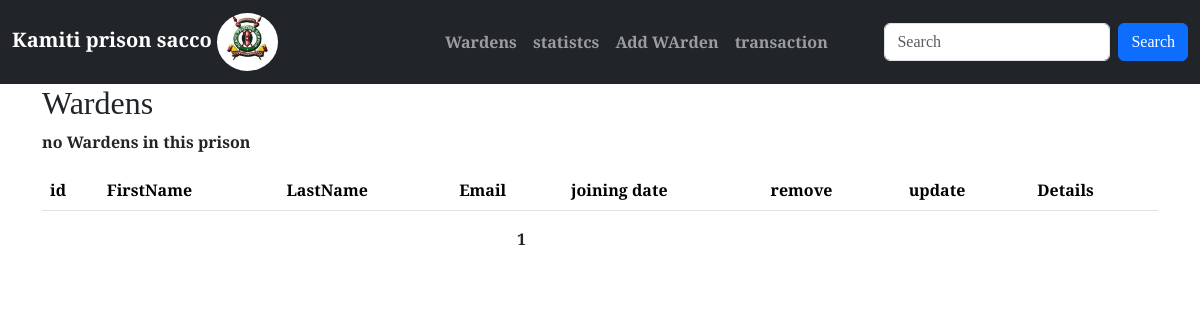
The app's page /, older data.
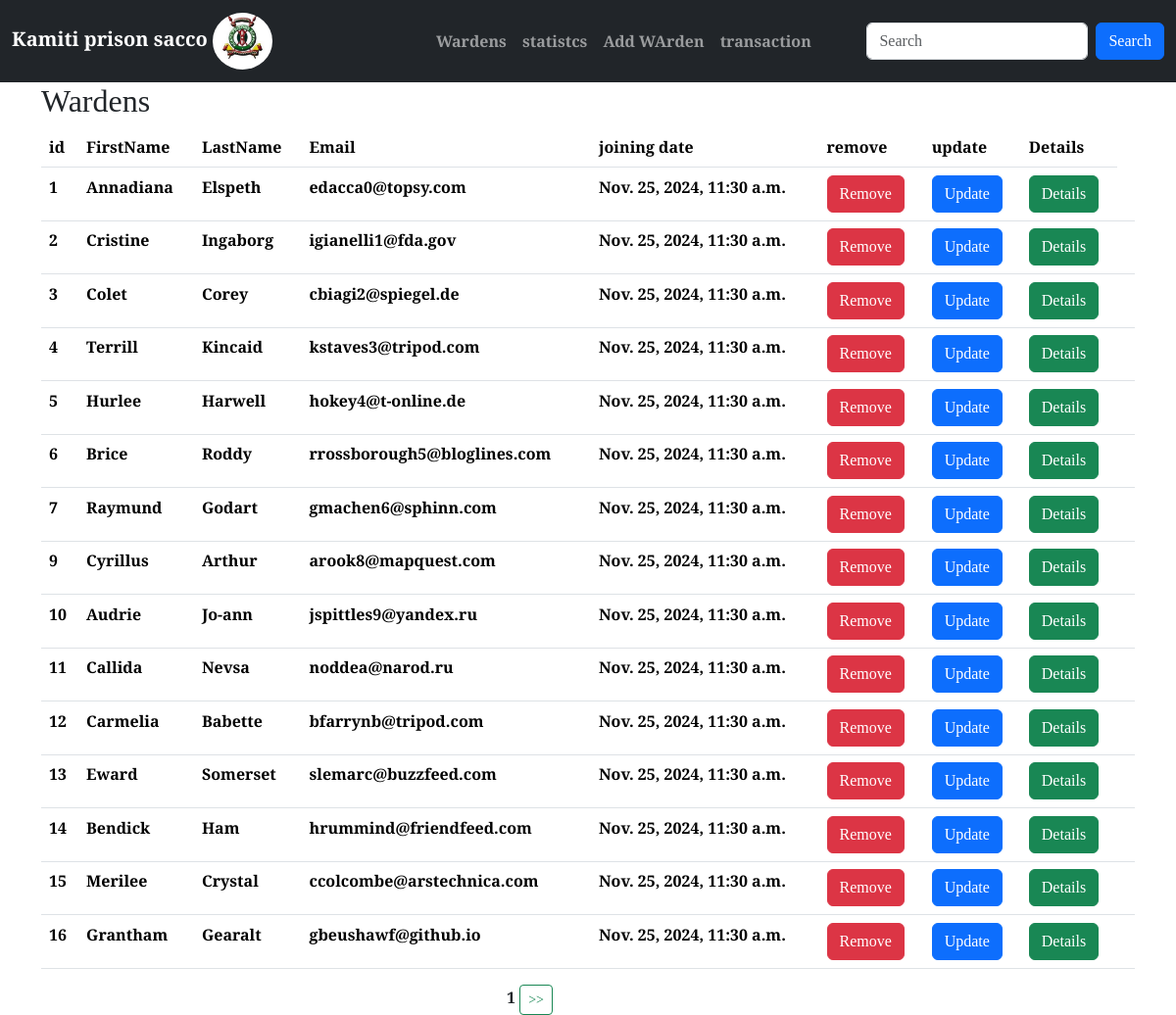
The same page, newer data.
### prison/models.py (models this page shows, shortened)
class Warden(models.Model):
    FirstName = models.CharField(max_length=30)
    LastName = models.CharField(max_length=30)
    Email = models.EmailField(unique=True)
    Age = models.PositiveSmallIntegerField(default=0)
    Gender = models.CharField(max_length=10)
    Weight = models.PositiveIntegerField(default=0)
    ServiceNumber = models.PositiveIntegerField(default=0)
    created_at = models.DateTimeField(auto_now_add=True)
    updated_at = models.DateTimeField(auto_now=True)
    class Meta:
        db_table = 'Wardens'

### prison/views.py (the view)
# urls.py: path('',views.Wardens,name='Wardens'),
def Wardens(request):
    data = Warden.objects.all()
    data = Warden.objects.all().order_by('id').values()  # ORM select * from customers
    paginator = Paginator(data, 15)
    page = request.GET.get('page', 1)
    try:
        paginated_data = paginator.page(page)
    except  EmptyPage:
        paginated_data = paginator.page(1)
    return render(request, "Wardens.html", {"data": paginated_data})

### templates/Wardens.html (shortened to what this page needs)
{% extends 'Master.html' %}
{% block content %}
<div class="container">
<h2>Wardens</h2>
<table class="table">
    <tr>
    <th>id</th>
    <th>FirstName</th>
    <th>LastName</th>
    <th>Email</th>
    <th>joining date</th>
        <th>remove</th>
        <th>update</th>
        <th>Details</th>
    </tr>
   {% for warden in data.object_list %}
  	<tr>
      <tr>
                  <td>{{ warden.id }}</td>
                  <td>{{ warden.FirstName }}</td>
                  <td>{{ warden.LastName }}</td>
                  <td>{{ warden.Email }}</td>
                  <td>{{ warden.created_at }}</td>
         <td>
             <a class="btn btn-danger" href="{% url 'DeleteWarden' warden.id %}">Remove</a>
         </td>
          <td>
              <a class="btn btn-primary" href="{% url 'UpdateWarden' warden.id %}">Update</a>
          </td>
          <td>
             <a class="btn btn-success" href="{% url 'WardenDetails' warden.id %}">Details</a>
          </td>
          <td>
          </td>
              </tr>
  {% empty %}
  	<p>no Wardens  in this prison</p>
  {% endfor %}
</table>
  <div class="row justify-content-center">
            <div class="col-sm-2">
                <span class="mx-auto">{{ data.number }}</span>
                {% if data.has_next %}
                    <a class="btn btn-outline-success btn-sm" href="?page={{ data.next_page_number }}"> >> </a>
                {% endif %}
            </div>
        </div>
</div>
{% endblock %}

### templates/Master.html (shortened to what this page needs)
{% load static %}
<!DOCTYPE html>
<html lang="en">
<head>
    <link href="https://cdn.jsdelivr.net/npm/bootstrap@5.3.3/dist/css/bootstrap.min.css" rel="stylesheet">
<link rel="stylesheet" href="{% static 'css/my_style.css' %}">
</head>
<body>
 <nav class="navbar navbar-expand-sm navbar-dark bg-dark">
  <div class="container-fluid">
    <a class="navbar-brand" href="">Kamiti prison sacco
        <img class="rounded-circle logos" src="{% static 'images/kamiti.jpeg' %}" >
    </a>
    <div class="collapse navbar-collapse" id="mynavbar">
      <ul class="navbar-nav me-auto">
        <li class="nav-item">
          <a class="nav-link" href="{% url 'Wardens' %}">Wardens</a>
        </li>
        <li class="nav-item">
          <a class="nav-link" href="">statistcs</a>
        </li>
           <li class="nav-item">
          <a class="nav-link" href="{% url 'AddWarden' %}">Add WArden</a>
        </li>
        <li class="nav-item">
          <a class="nav-link" href="">transaction</a>
        </li>
      </ul>
      <form class="d-flex" method="get">
        <input class="form-control me-2" type="text" name="search" placeholder="Search">
        <button class="btn btn-primary" type="submit">Search</button>
      </form>
    </div>
  </div>
</nav>
{% block content %}
 {% endblock %}
</body>
</html>

### prison/static/css/my_style.css (style rules this page uses)
body { font-family: "Tinos", serif; font-weight: 700; font-style: normal; }
.logos { width: 15%; height: 15%; }

Row changes from the older to the newer data that the page shows:
added Warden: id "1", FirstName "Annadiana", LastName "Elspeth", Email "edacca0@topsy.com", created_at "Nov. 25, 2024, 11:30 a.m."
added Warden: id "2", FirstName "Cristine", LastName "Ingaborg", Email "igianelli1@fda.gov", created_at "Nov. 25, 2024, 11:30 a.m."
added Warden: id "3", FirstName "Colet", LastName "Corey", Email "cbiagi2@spiegel.de", created_at "Nov. 25, 2024, 11:30 a.m."
added Warden: id "4", FirstName "Terrill", LastName "Kincaid", Email "kstaves3@tripod.com", created_at "Nov. 25, 2024, 11:30 a.m."
added Warden: id "5", FirstName "Hurlee", LastName "Harwell", Email "hokey4@t-online.de", created_at "Nov. 25, 2024, 11:30 a.m."
added Warden: id "6", FirstName "Brice", LastName "Roddy", Email "rrossborough5@bloglines.com", created_at "Nov. 25, 2024, 11:30 a.m."
added Warden: id "7", FirstName "Raymund", LastName "Godart", Email "gmachen6@sphinn.com", created_at "Nov. 25, 2024, 11:30 a.m."
added Warden: id "9", FirstName "Cyrillus", LastName "Arthur", Email "arook8@mapquest.com", created_at "Nov. 25, 2024, 11:30 a.m."
added Warden: id "10", FirstName "Audrie", LastName "Jo-ann", Email "jspittles9@yandex.ru", created_at "Nov. 25, 2024, 11:30 a.m."
added Warden: id "11", FirstName "Callida", LastName "Nevsa", Email "noddea@narod.ru", created_at "Nov. 25, 2024, 11:30 a.m."
added Warden: id "12", FirstName "Carmelia", LastName "Babette", Email "bfarrynb@tripod.com", created_at "Nov. 25, 2024, 11:30 a.m."
added Warden: id "13", FirstName "Eward", LastName "Somerset", Email "slemarc@buzzfeed.com", created_at "Nov. 25, 2024, 11:30 a.m."
added Warden: id "14", FirstName "Bendick", LastName "Ham", Email "hrummind@friendfeed.com", created_at "Nov. 25, 2024, 11:30 a.m."
added Warden: id "15", FirstName "Merilee", LastName "Crystal", Email "ccolcombe@arstechnica.com", created_at "Nov. 25, 2024, 11:30 a.m."
added Warden: id "16", FirstName "Grantham", LastName "Gearalt", Email "gbeushawf@github.io", created_at "Nov. 25, 2024, 11:30 a.m."
Text that changed along with them:
text no longer shown: "no Wardens in this prison"
